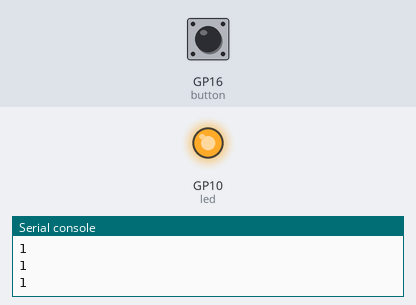
Recording of a program running on a simulated Raspberry Pi Pico running MicroPython. Parts: output pins drawn as LEDs (lit = HIGH), the last lines printed to the serial console. Inputs (shaded band) come from the test bench; at power-on: GP16 (button) HIGH.

Above: at 1.2 s.
1.3 s: GP16 (button) pulled LOW for 0.15 s
At 1.4 s:
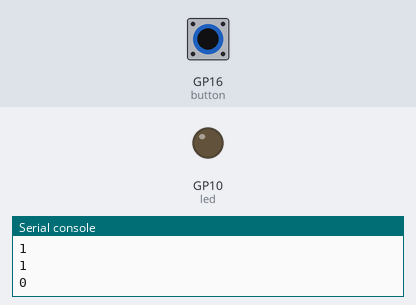
3.0 s: GP16 (button) pulled LOW for 3.2 s
At 7.2 s:
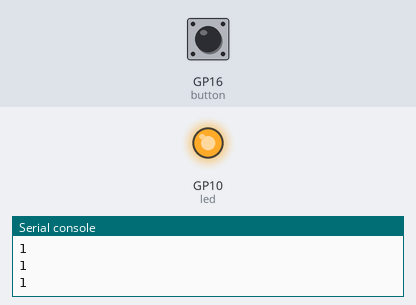
Timing chart, 0 to 8.7 s (numbered marks = the images above; inputs shaded):
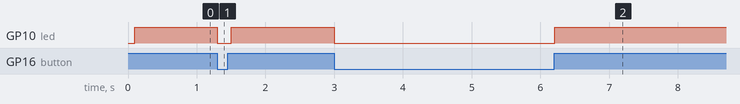

Measured:
- after the input at 1.3 s, GP10 (led): HIGH → LOW at once, → HIGH 0.20 s later
- after the input at 3.0 s, GP10 (led): HIGH → LOW at once, → HIGH 3.2 s later

The program:

button_pull_up_gnd.py
```python
from machine import Pin
import time

button = Pin(16, Pin.IN, Pin.PULL_UP)  #the other pin of the button must be connected to GND
led = Pin(10, Pin.OUT)

while True:
    print(button.value())  # Should be 1 when not pressed, 0 when pressed
    time.sleep(0.1)  # Small delay to reduce bouncing
    if button.value()==1:
        led.on()
    else:
        led.off()
```
